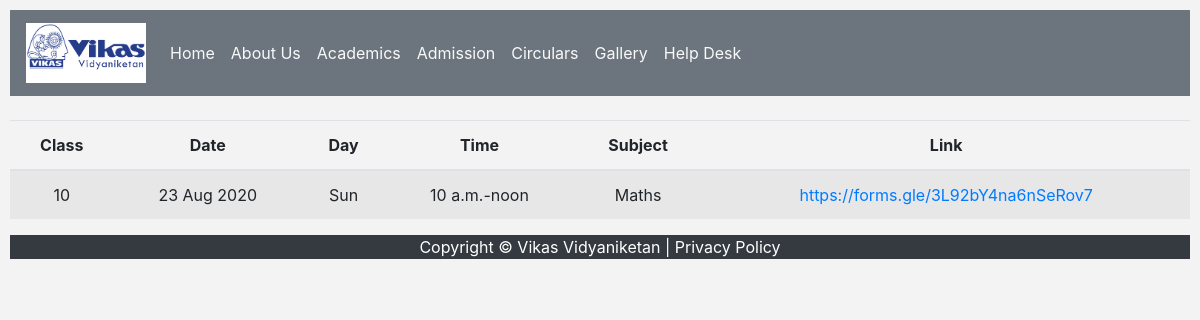
Page /test/ on the committed database.
### dav_app/models.py (models this page shows)
class OnlineTest(models.Model):
	std = models.CharField(max_length=2)
	t_date = models.DateField(default=timezone.now)
	ts_time = models.TimeField(auto_now=False,auto_now_add=False,null=True)
	te_time = models.TimeField(auto_now=False,auto_now_add=False,null=True)
	t_day = models.CharField(max_length=5,blank=True)
	sub = models.CharField(max_length=10)
	t_link = models.URLField(max_length=200,blank=True)

### dav_app/views.py (the view)
# urls.py: path('test/', views.online_test, name='test'),
def online_test(request):
	tests = OnlineTest.objects.all()
	return render(request,'dav_app/test.html',{'tests':tests})

### dav_app/templates/dav_app/test.html (shortened to what this page needs)
{% extends 'dav_app/base.html' %}
{% load static %}
{% block content %}
<div class="text-center">
	<br>
	<table class="table table-striped">
		<thead>
			<tr>
				<th>Class</th>
				<th>Date</th>
				<th>Day</th>
				<th>Time</th>
				<th>Subject</th>
				<th>Link</th>
			</tr>
		</thead>
		<tbody>
			{% for test in tests %}
			<tr>
				<td>{{ test.std }}</td>
				<td>{{ test.t_date|date:'d M Y' }}</td>
				<td>{{ test.t_day }}</td>
				<td>{{ test.ts_time }}-{{ test.te_time }}</td>
				<td>{{ test.sub}}</td>
				<td><a href="#">{{ test.t_link }}</a></td>
			</tr>
			{% endfor %}
		</tbody>
	</table>
</div>
{% endblock %}

### dav_app/static/css/base.css (style rules this page uses)
body { background: #f3f3f3; padding: 10px; }

### rows in the picture
OnlineTest: std "10", t_date "23 Aug 2020", t_day "Sun", ts_time "10 a.m.", te_time "noon", sub "Maths", t_link "https://forms.gle/3L92bY4na6nSeRov7"
